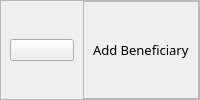
            <widget class="QFrame" name="frame_29">
             <property name="frameShape">
              <enum>QFrame::StyledPanel</enum>
             </property>
             <property name="frameShadow">
              <enum>QFrame::Raised</enum>
             </property>
             <layout class="QHBoxLayout" name="horizontalLayout_30">
              <property name="spacing">
               <number>0</number>
              </property>
              <property name="leftMargin">
               <number>0</number>
              </property>
              <property name="topMargin">
               <number>0</number>
              </property>
              <property name="rightMargin">
               <number>0</number>
              </property>
              <property name="bottomMargin">
               <number>0</number>
              </property>
              <item>
               <widget class="QWidget" name="widget_8" native="true">
                <layout class="QHBoxLayout" name="horizontalLayout_31">
                 <item>
                  <widget class="QPushButton" name="menuBtn3">
                   <property name="text">
                    <string/>
                   </property>
                   <property name="icon">
                    <iconset resource="../resource.qrc">
                     <normaloff>:/blackIcons/feather/menu.svg</normaloff>:/blackIcons/feather/menu.svg</iconset>
                   </property>
                   <property name="iconSize">
                    <size>
                     <width>24</width>
                     <height>24</height>
                    </size>
                   </property>
                  </widget>
                 </item>
                </layout>
               </widget>
              </item>
              <item>
               <widget class="QFrame" name="frame_31">
                <property name="frameShape">
                 <enum>QFrame::StyledPanel</enum>
                </property>
                <property name="frameShadow">
                 <enum>QFrame::Raised</enum>
                </property>
                <layout class="QHBoxLayout" name="horizontalLayout_32">
                 <item>
                  <widget class="QLabel" name="label_17">
                   <property name="font">
                    <font>
                     <family>Moon</family>
                     <pointsize>10</pointsize>
                    </font>
                   </property>
                   <property name="text">
                    <string>Add Beneficiary</string>
                   </property>
                  </widget>
                 </item>
                </layout>
               </widget>
              </item>
             </layout>
            </widget>
